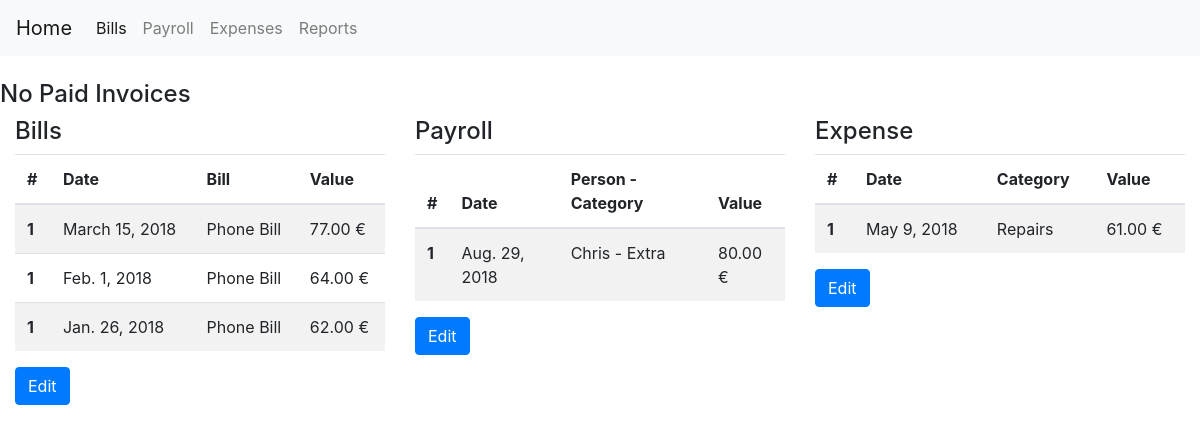
The page / on the database its author committed.
### expenses/models.py (models this page shows, shortened)
class DefaultExpenseModel(models.Model):
    title = models.CharField(max_length=100, blank=True, null=True)
    date_expired = models.DateField()
    final_value = models.DecimalField(default=0, decimal_places=2, max_digits=20)
    paid_value = models.DecimalField(default=0, decimal_places=2, max_digits=20)
    is_paid = models.BooleanField(default=False)
    payment_method = models.ForeignKey(PaymentMethod, null=True, on_delete=models.SET_NULL)
    objects = models.Manager()
    my_query = GeneralManager()
    class Meta:
        abstract = True
    def tag_final_value(self):
        return f'{self.final_value} {CURRENCY}'
    tag_final_value.short_description = 'Value'
    def tag_is_paid(self):
        return 'Is Paid' if self.is_paid else 'Not Paid'
    tag_is_paid.short_description = 'Paid'

class Bill(DefaultExpenseModel):
    category = models.ForeignKey(BillCategory, null=True, on_delete=models.SET_NULL, related_name='bills')
    class Meta:
        verbose_name_plural = '2. Bills'
        ordering = ['-date_expired']

class BillCategory(models.Model):
    title = models.CharField(unique=True, max_length=150)
    balance = models.DecimalField(default=0, max_digits=20, decimal_places=2)
    class Meta:
        verbose_name_plural = '1. Bill Category'
    def __str__(self):
        return self.title
    def tag_balance(self):
        return f'{self.balance} {CURRENCY}'
    tag_balance.short_description = 'Value'

class Payroll(DefaultExpenseModel):
    person = models.ForeignKey(Person, null=True, on_delete=models.SET_NULL, related_name='person_payroll')
    category = models.ForeignKey(PayrollCategory, null=True, on_delete=models.SET_NULL, related_name='category_payroll')
    class Meta:
        verbose_name_plural = '5. Payroll'
        ordering = ['-date_expired']
    def tag_category(self):
        return f'{self.person} - {self.category}'

class Person(models.Model):
    title = models.CharField(unique=True, max_length=150)
    occupation = models.CharField(max_length=100, blank=True, null=True)
    phone = models.CharField(max_length=10, blank=True, null=True)
    balance = models.DecimalField(default=0, max_digits=20, decimal_places=2)
    class Meta:
        verbose_name_plural = '4. Persons'
    def __str__(self):
        return self.title
    def tag_balance(self):
        return f'{self.balance} {CURRENCY}'
    tag_balance.short_description = 'Value'

class PayrollCategory(models.Model):
    title = models.CharField(unique=True, max_length=150)
    balance = models.DecimalField(default=0, max_digits=20, decimal_places=2)
    class Meta:
        verbose_name_plural = '3. Payroll Category'
    def __str__(self):
        return self.title
    def tag_balance(self):
        return f'{self.balance} {CURRENCY}'
    tag_balance.short_description = 'Value'

class GenericExpense(DefaultExpenseModel):
    category = models.ForeignKey(GenericExpenseCategory, null=True, on_delete=models.SET_NULL,
                                 related_name='category_expenses')
    class Meta:
        verbose_name_plural = '7. Generic Expenses'
        ordering = ['-date_expired']

class GenericExpenseCategory(models.Model):
    title = models.CharField(unique=True, max_length=150)
    balance = models.DecimalField(default=0, max_digits=20, decimal_places=2)
    class Meta:
        verbose_name_plural = '6. Expense Category'
    def __str__(self):
        return self.title
    def tag_balance(self):
        return f'{self.balance} {CURRENCY}'
    tag_balance.short_description = 'Value'

### expenses/views.py (the view)
# urls.py: path('', HomepageView.as_view(), name='homepage'),
class HomepageView(TemplateView):
    template_name = 'index.html'
    def get_context_data(self, **kwargs):
        context = super(HomepageView, self).get_context_data(**kwargs)
        bills = Bill.my_query.get_queryset().unpaid()[:10]
        payrolls = Payroll.my_query.get_queryset().unpaid()[:10]
        expenses = GenericExpense.my_query.get_queryset().unpaid()[:10]
        context.update({'bills': bills,
                        'payroll': payrolls,
                        'expenses': expenses
                        })
        return context

### expenses/managers.py (called while the page is built)
    def unpaid(self):
        return self.filter(is_paid=False)

    def get_queryset(self):
        return GenericQuerySet(self.model, using=self._db)

### expenses/templates/index.html (shortened to what this page needs)
<!doctype html>
<html lang="en">
<head>
    <link rel="stylesheet" href="https://stackpath.bootstrapcdn.com/bootstrap/4.1.3/css/bootstrap.min.css">
</head>
<body>
{% include 'navbar.html' %}
<br>
<div class="container-fluid">
    {% block container %}
        <div class="row">
            <h4>No Paid Invoices</h4>
        </div>
        <div class="row">
            <div class="col">
                <h4>Bills</h4>
                <table class="table table-striped">
                    <thead>
                    <tr>
                        <th scope="col">#</th>
                        <th scope="col">Date</th>
                        <th scope="col">Bill</th>
                        <th scope="col">Value</th>
                    </tr>
                  </thead>
                  <tbody>
                  {% for bill in bills %}
                      <tr>
                          <th scope="row">1</th>
                          <td>{{ bill.date_expired|date }}</td>
                          <td>{{ bill.category }}</td>
                          <td>{{ bill.tag_final_value }}</td>
                      </tr>
                  {% empty %}
                      <tr>
                          <td colspan="4">No data</td>
                      </tr>
                    {% endfor %}
                  </tbody>
                </table>
                <a href="/admin/expenses/bill/" class="btn btn-primary">Edit</a>
            </div>
            <div class="col">
                <h4>Payroll</h4>
                <table class="table table-striped">
                    <thead>
                        <tr>
                            <th scope="col">#</th>
                            <th scope="col">Date</th>
                            <th scope="col">Person - Category</th>
                            <th scope="col">Value</th>
                        </tr>
                    </thead>
                    <tbody>
                    {% for bill in payroll %}
                        <tr>
                            <th scope="row">1</th>
                            <td>{{ bill.date_expired|date }}</td>
                            <td>{{ bill.tag_category }}</td>
                            <td>{{ bill.tag_final_value }}</td>
                        </tr>
                    {% empty %}
                        <tr>
                            <td colspan="4">No data</td>
                        </tr>
                    {% endfor %}
                    </tbody>
                </table>
                <a href="/admin/expenses/payroll/" class="btn btn-primary">Edit</a>
            </div>
            <div class="col">
                <h4>Expense</h4>
                <table class="table table-striped">
                    <thead>
                        <tr>
                            <th scope="col">#</th>
                            <th scope="col">Date</th>
                            <th scope="col">Category</th>
                            <th scope="col">Value</th>
                        </tr>
                    </thead>
                    <tbody>
                    {% for expense in expenses %}
                        <tr>
                            <th scope="row">1</th>
                            <td>{{ expense.date_expired|date }}</td>
                            <td>{{ expense.category }}</td>
                            <td>{{ expense.tag_final_value }}</td>
                        </tr>
                    {% empty %}
                        <tr>
                            <td colspan="4">No data</td>
                        </tr>
                    {% endfor %}
                    </tbody>
                </table>
                <a href="/admin/expenses/genericexpense/" class="btn btn-primary">Edit</a>
            </div>
        </div>
      {% endblock %}
  </div>
  </body>
</html>

### rows shown on the page
Bill: date_expired "March 15, 2018", category "Phone Bill", tag_final_value "77.00 €"
Bill: date_expired "Feb. 1, 2018", category "Phone Bill", tag_final_value "64.00 €"
Bill: date_expired "Jan. 26, 2018", category "Phone Bill", tag_final_value "62.00 €"
Payroll: date_expired "Aug. 29, 2018", tag_category "Chris - Extra", tag_final_value "80.00 €"
GenericExpense: date_expired "May 9, 2018", category "Repairs", tag_final_value "61.00 €"
